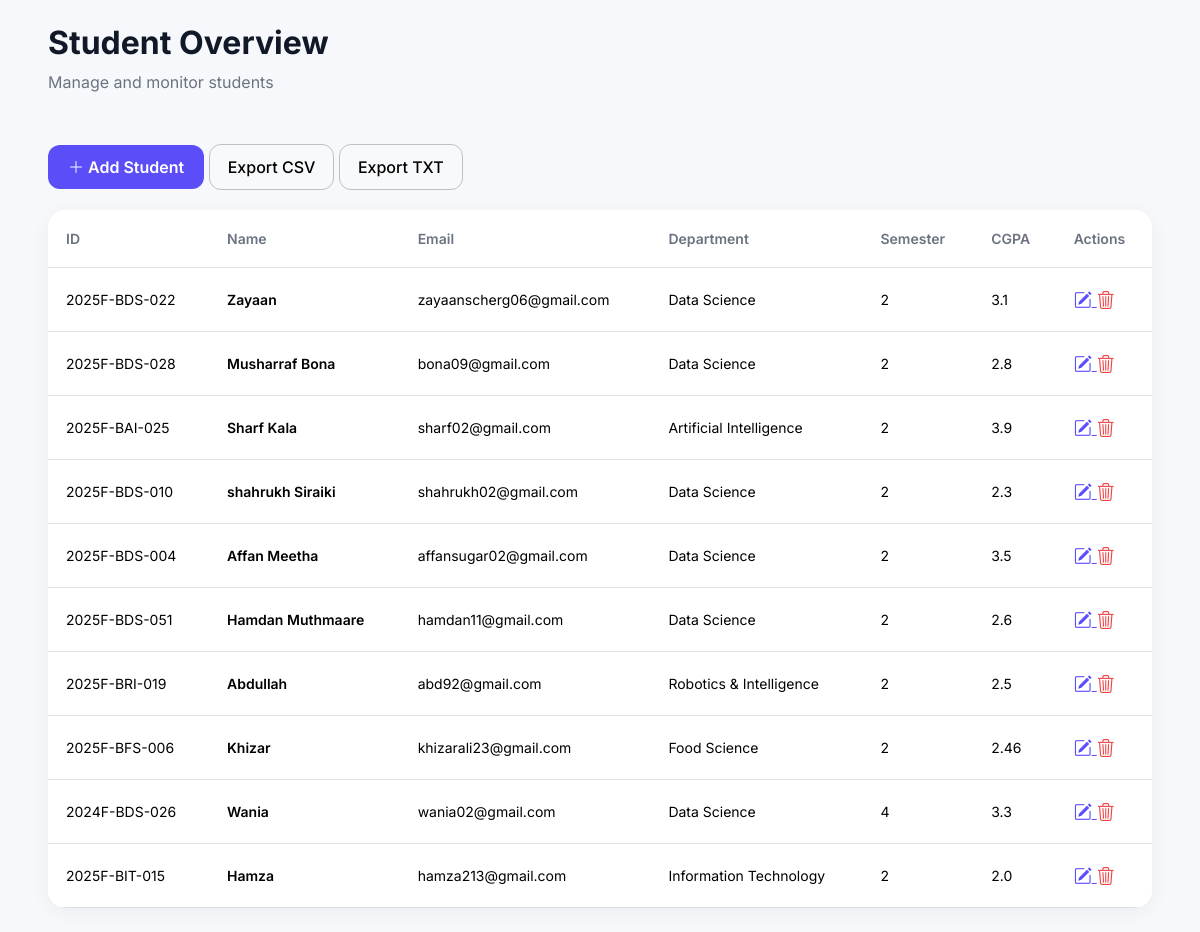
The page / on the database its author committed.
### students/models.py (models this page shows, shortened)
class Student(models.Model):
    student_id = models.CharField(max_length = 14, unique = True)
    name = models.CharField(max_length = 50)
    email = models.EmailField()
    department = models.CharField(max_length = 50)
    semester = models.IntegerField(max_length = 1)
    cgpa = models.FloatField(max_length = 4)

### students/views.py (the view)
# urls.py: path('', views.student_list,  name = 'student_list'),
def student_list(request):
    students = Student.objects.all()
    form = StudentForm()
    return render(request, 'students/list.html', {
        'students': students,
        'form': form,
        'show_add_modal': False,
    })

### students/templates/students/list.html (shortened to what this page needs)
{% extends 'base.html' %}
{% block content %}
<div class="mb-4">
    <h1 class="page-title">
        Student Overview
    </h1>
    <p class="page-subtitle">
        Manage and monitor students
    </p>
</div>
<div class="top-actions">
    <div>
        <button
            type="button"
            class="btn btn-add"
            data-bs-toggle="modal"
            data-bs-target="#addStudentModal"
        >
            <i class="bi bi-plus-lg"></i>
            Add Student
        </button>
        <a
            href="{% url 'export_csv' %}"
            class="btn btn-light btn-export"
        >
            Export CSV
        </a>
        <a
            href="{% url 'export_txt' %}"
            class="btn btn-light btn-export"
        >
            Export TXT
        </a>
    </div>
</div>
<div class="table-card">
<table class="table table-hover">
    <thead>
    <tr>
        <th>ID</th>
        <th>Name</th>
        <th>Email</th>
        <th>Department</th>
        <th>Semester</th>
        <th>CGPA</th>
        <th>Actions</th>
    </tr>
    </thead>
    <tbody>
    {% for s in students %}
    <tr data-student-id="{{ s.id }}">
        <td>{{ s.student_id }}</td>
        <td class="student-name">
            {{ s.name }}
        </td>
        <td>{{ s.email }}</td>
        <td>{{ s.department }}</td>
        <td>{{ s.semester }}</td>
        <td>{{ s.cgpa }}</td>
        <td>
            <a
                href="#"
                class="action-btn edit-btn"
                data-bs-toggle="modal"
                data-bs-target="#editStudentModal"
                onclick="loadEditForm(event, {{ s.id }})"
            >
                <i class="bi bi-pencil-square"></i>
            </a>
            <a
                href="#"
                class="action-btn delete-btn"
                onclick="deleteStudent(event, {{ s.id }}, '{{ s.name }}')"
            >
                <i class="bi bi-trash3"></i>
            </a>
        </td>
    </tr>
    {% endfor %}
    </tbody>
</table>
</div>
{% endblock %}

### students/templates/base.html (shortened to what this page needs)
<!DOCTYPE html>
<html lang="en">
<head>
    <link href="https://cdn.jsdelivr.net/npm/bootstrap@5.3.7/dist/css/bootstrap.min.css" rel="stylesheet">
    <link href="https://cdn.jsdelivr.net/npm/bootstrap-icons@1.13.1/font/bootstrap-icons.css" rel="stylesheet">
    <link rel="stylesheet" href="\static\css\style.css">
</head>
<body>
    <div class="container-fluid py-4 px-5">
        {% block content %}
        {% endblock %}
    </div>
</body>
</html>

### students/static/css/style.css (style rules this page uses)
* { margin:0; padding:0; box-sizing:border-box; font-family:'Inter',sans-serif; }
body { background:#f7f8fc; }
.page-title { font-size:32px; font-weight:700; color:#111827; }
.page-subtitle { color:#6b7280; margin-top:4px; }
.table-card { background:white; border-radius:18px; box-shadow: 0 4px 20px rgba(0,0,0,.05); overflow:hidden; }
.top-actions { display:flex; justify-content:space-between; align-items:center; margin-top:50px; margin-bottom:20px; }
.btn-add { background-color:#5b4df7; color:white; border:none; border-radius:12px; padding:10px 20px; font-weight:600; }
.btn-export { border-radius:12px; border: 1px solid #c1c0c0; padding:10px 18px; font-weight:500; }
.table { margin-bottom:0; }
.table thead { background:#fafafa; }
.table th { color:#6b7280; font-size:14px; font-weight:600; padding:18px; }
.table td { vertical-align:middle; padding:18px; font-size:14px; }
.student-name { font-weight:600; }
.action-btn { border:none; background:none; font-size:18px; }
.edit-btn { color:#5b4df7; }
.delete-btn { color:#ef4444; }

### rows shown on the page
Student: student_id "2025F-BDS-022", name "Zayaan", email "zayaanscherg06@gmail.com", department "Data Science", semester "2", cgpa "3.1"
Student: student_id "2025F-BDS-028", name "Musharraf Bona", email "bona09@gmail.com", department "Data Science", semester "2", cgpa "2.8"
Student: student_id "2025F-BAI-025", name "Sharf Kala", email "sharf02@gmail.com", department "Artificial Intelligence", semester "2", cgpa "3.9"
Student: student_id "2025F-BDS-010", name "shahrukh Siraiki", email "shahrukh02@gmail.com", department "Data Science", semester "2", cgpa "2.3"
Student: student_id "2025F-BDS-004", name "Affan Meetha", email "affansugar02@gmail.com", department "Data Science", semester "2", cgpa "3.5"
Student: student_id "2025F-BDS-051", name "Hamdan Muthmaare", email "hamdan11@gmail.com", department "Data Science", semester "2", cgpa "2.6"
Student: student_id "2025F-BRI-019", name "Abdullah", email "abd92@gmail.com", department "Robotics & Intelligence", semester "2", cgpa "2.5"
Student: student_id "2025F-BFS-006", name "Khizar", email "khizarali23@gmail.com", department "Food Science", semester "2", cgpa "2.46"
Student: student_id "2024F-BDS-026", name "Wania", email "wania02@gmail.com", department "Data Science", semester "4", cgpa "3.3"
Student: student_id "2025F-BIT-015", name "Hamza", email "hamza213@gmail.com", department "Information Technology", semester "2", cgpa "2.0"
